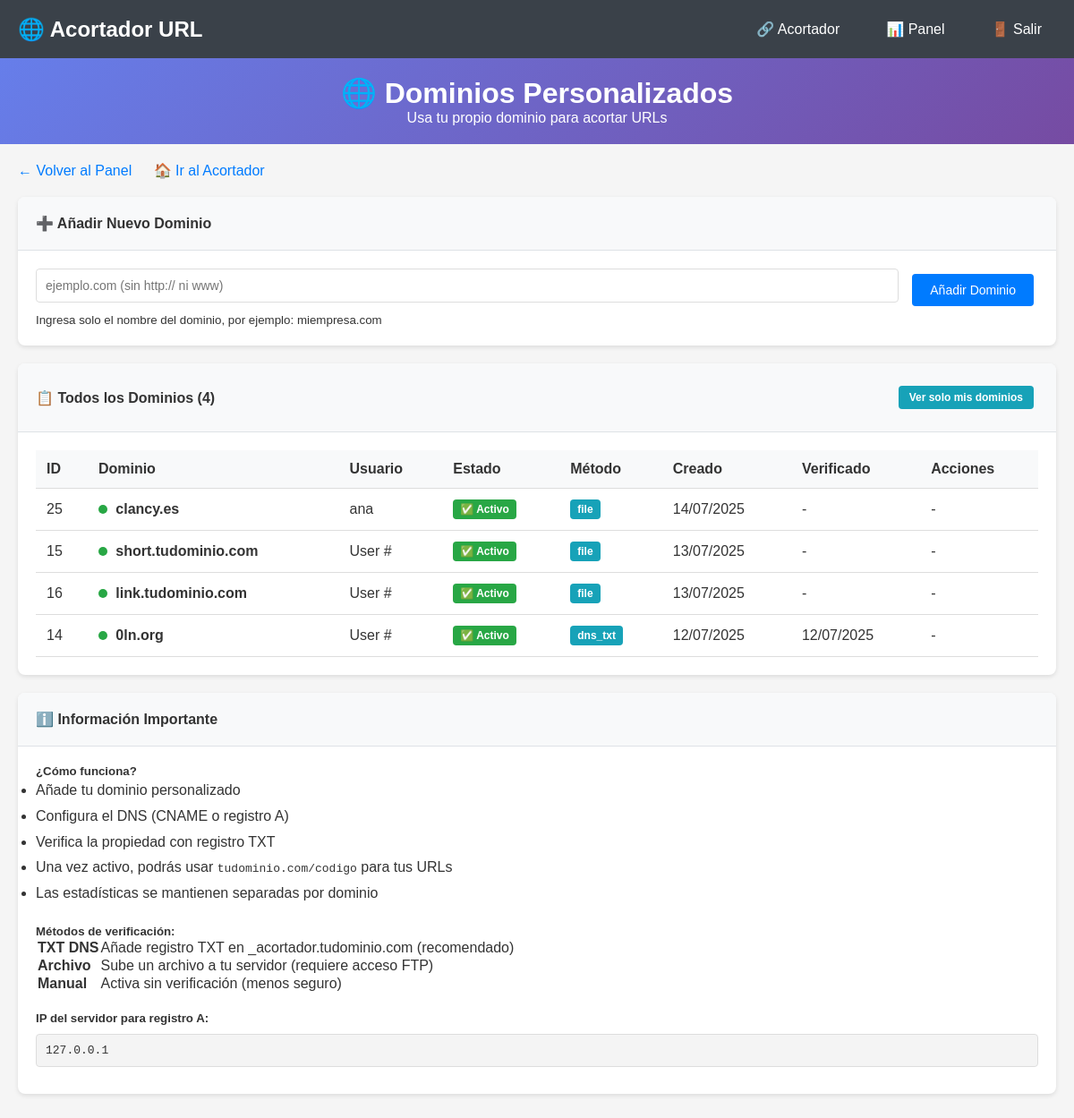
The page /admin/dominios.php?show_all=1 (signed in) on the database its author committed.
### tables this page shows
CREATE TABLE `custom_domains` (
  `id` int NOT NULL,
  `user_id` int DEFAULT NULL,
  `domain` varchar(255) NOT NULL,
  `status` enum('pending','active','inactive') DEFAULT 'pending',
  `verification_token` varchar(64) DEFAULT NULL,
  `verified_at` timestamp NULL DEFAULT NULL,
  `created_at` timestamp NULL DEFAULT CURRENT_TIMESTAMP,
  `updated_at` timestamp NULL DEFAULT CURRENT_TIMESTAMP ON UPDATE CURRENT_TIMESTAMP,
  `ssl_enabled` tinyint(1) DEFAULT '0',
  `verification_method` varchar(50) DEFAULT NULL
);

CREATE TABLE `users` (
  `id` int NOT NULL,
  `username` varchar(50) NOT NULL,
  `email` varchar(100) NOT NULL,
  `password` varchar(255) NOT NULL,
  `full_name` varchar(100) NOT NULL,
  `status` enum('active','banned','pending') DEFAULT 'active',
  `role` enum('user','admin') DEFAULT 'user',
  `created_at` timestamp NULL DEFAULT CURRENT_TIMESTAMP,
  `updated_at` timestamp NULL DEFAULT CURRENT_TIMESTAMP ON UPDATE CURRENT_TIMESTAMP,
  `last_login` timestamp NULL DEFAULT NULL,
  `email_verified` tinyint(1) DEFAULT '0',
  `verification_token` varchar(255) DEFAULT NULL,
  `password_reset_token` varchar(255) DEFAULT NULL,
  `password_reset_expires` timestamp NULL DEFAULT NULL,
  `banned_reason` text,
  `banned_at` timestamp NULL DEFAULT NULL,
  `banned_by` int DEFAULT NULL,
  `failed_login_attempts` int DEFAULT '0',
  `locked_until` timestamp NULL DEFAULT NULL,
  `is_active` tinyint(1) DEFAULT '1'
);

### admin/dominios.php (the view, shortened to what this page needs)
<?php
$user_id = $_SESSION['user_id'];
$is_admin = ($_SESSION['role'] === 'admin');
try {
    $db = new PDO("mysql:host=" . DB_HOST . ";dbname=" . DB_NAME, DB_USER, DB_PASS);
    $db->setAttribute(PDO::ATTR_ERRMODE, PDO::ERRMODE_EXCEPTION);
} catch(PDOException $e) {
    die("Error de conexión: " . $e->getMessage());
}
$showing_all = false;
if ($is_admin && isset($_GET['show_all'])) {
    $stmt = $db->query("
        SELECT cd.*, u.username
        FROM custom_domains cd
        LEFT JOIN users u ON cd.user_id = u.id
        ORDER BY cd.created_at DESC
    ");
    $showing_all = true;
} else {
    $stmt = $db->prepare("SELECT * FROM custom_domains WHERE user_id = ? ORDER BY created_at DESC");
    $stmt->execute([$user_id]);
}
$domains = $stmt->fetchAll();
?>
<!DOCTYPE html>
<html lang="es">
<head>
</head>
<body>
    <div class="simple-menu">
        <div class="simple-menu-container">
            <div class="menu-title">
                🌐 Acortador URL
            </div>
            <div class="menu-links">
                <a href="../">🔗 Acortador</a>
                <a href="panel_simple.php">📊 Panel</a>
                <a href="logout.php">🚪 Salir</a>
            </div>
        </div>
    </div>
    <div class="header">
        <h1>🌐 Dominios Personalizados</h1>
        <p>Usa tu propio dominio para acortar URLs</p>
    </div>
    <div class="container">
        <div class="back-links">
            <a href="panel_simple.php">← Volver al Panel</a>
            <a href="../">🏠 Ir al Acortador</a>
        </div>
        <div class="card">
            <div class="card-header">
                ➕ Añadir Nuevo Dominio
            </div>
            <div class="card-body">
                <form method="POST" class="form-inline">
                    <input type="text" name="domain" class="form-control" style="flex: 1;"
                           placeholder="ejemplo.com (sin http:// ni www)" required>
                    <button type="submit" class="btn btn-primary">
                        <i class="bi bi-plus-circle"></i> Añadir Dominio
                    </button>
                </form>
                <small class="text-muted">Ingresa solo el nombre del dominio, por ejemplo: miempresa.com</small>
            </div>
        </div>
        <div class="card">
            <div class="card-header">
                <div>
                    📋 <?php echo $showing_all ? 'Todos los Dominios' : 'Mis Dominios'; ?> (<?php echo count($domains); ?>)
                </div>
                <?php if ($is_admin): ?>
                    <div class="view-toggle">
                        <?php if ($showing_all): ?>
                            <a href="?" class="btn btn-sm btn-info">Ver solo mis dominios</a>
                        <?php else: ?>
                            <a href="?show_all=1" class="btn btn-sm btn-info">Ver todos los dominios</a>
                        <?php endif; ?>
                    </div>
                <?php endif; ?>
            </div>
            <div class="card-body">
                <?php if (empty($domains)): ?>
                    <p style="text-align: center; color: #666; padding: 40px;">
                        <?php echo $showing_all ? 'No hay dominios configurados en el sistema.' : 'No tienes dominios personalizados configurados.'; ?>
                    </p>
                    <div class="alert-help">
                        <h5>🚀 ¿Cómo empezar?</h5>
                        <ol>
                            <li>Añade tu dominio usando el formulario de arriba</li>
                            <li>Configura el DNS de tu dominio para que apunte a nuestro servidor</li>
                            <li>Añade el registro TXT para verificar la propiedad</li>
                            <li>¡Listo! Ya puedes crear URLs con tu dominio</li>
                        </ol>
                    </div>
                <?php else: ?>
                    <div style="overflow-x: auto;">
                        <table class="domain-table">
                            <thead>
                                <tr>
                                    <th>ID</th>
                                    <th>Dominio</th>
                                    <?php if ($is_admin && $showing_all): ?>
                                    <th>Usuario</th>
                                    <?php endif; ?>
                                    <th>Estado</th>
                                    <th>Método</th>
                                    <th>Creado</th>
                                    <th>Verificado</th>
                                    <th>Acciones</th>
                                </tr>
                            </thead>
                            <tbody>
                                <?php foreach ($domains as $domain): ?>
                                <?php
                                $is_my_domain = ($domain['user_id'] == $user_id);
                                ?>
                                <tr id="domain-<?php echo $domain['id']; ?>">
                                    <td><?php echo $domain['id']; ?></td>
                                    <td>
                                        <strong>
                                            <span class="status-indicator status-<?php echo $domain['status']; ?>"></span>
                                            <?php echo htmlspecialchars($domain['domain']); ?>
                                        </strong>
                                    </td>
                                    <?php if ($is_admin && $showing_all): ?>
                                    <td>
                                        <?php echo htmlspecialchars($domain['username'] ?? 'User #' . $domain['user_id']); ?>
                                    </td>
                                    <?php endif; ?>
                                    <td>
                                        <?php if ($domain['status'] === 'active'): ?>
                                            <span class="badge badge-success">✅ Activo</span>
                                        <?php elseif ($domain['status'] === 'pending'): ?>
                                            <span class="badge badge-warning">⏳ Pendiente</span>
                                        <?php else: ?>
                                            <span class="badge badge-danger">❌ Inactivo</span>
                                        <?php endif; ?>
                                    </td>
                                    <td>
                                        <span class="badge badge-info">
                                            <?php echo $domain['verification_method'] ?? 'file'; ?>
                                        </span>
                                    </td>
                                    <td><?php echo date('d/m/Y', strtotime($domain['created_at'])); ?></td>
                                    <td>
                                        <?php echo $domain['verified_at'] ? date('d/m/Y', strtotime($domain['verified_at'])) : '-'; ?>
                                    </td>
                                    <td>
                                        <?php if ($is_my_domain): ?>
                                            <?php if ($domain['status'] === 'pending'): ?>
                                                <button onclick="toggleInstructions(<?php echo $domain['id']; ?>)"
                                                        class="btn btn-sm btn-info">
                                                    📋 Instrucciones
                                                </button>
                                                <button onclick="verificarDominio(<?php echo $domain['id']; ?>)"
                                                        class="btn btn-sm btn-success"
                                                        id="verify-btn-<?php echo $domain['id']; ?>">
                                                    🔍 Verificar
                                                </button>
                                                <form method="POST" style="display: inline;">
                                                    <input type="hidden" name="verify_manual" value="1">
                                                    <input type="hidden" name="domain_id" value="<?php echo $domain['id']; ?>">
                                                    <button type="submit" class="btn btn-sm btn-warning"
                                                            title="Activar sin verificación">
                                                        ⚡ Activar
                                                    </button>
                                                </form>
                                            <?php elseif ($domain['status'] === 'inactive'): ?>
                                                <form method="POST" style="display: inline;">
                                                    <input type="hidden" name="reactivate_domain" value="1">
                                                    <input type="hidden" name="domain_id" value="<?php echo $domain['id']; ?>">
                                                    <button type="submit" class="btn btn-sm btn-warning"
                                                            title="Reactivar dominio">
                                                        🔄 Reactivar
                                                    </button>
                                                </form>
                                            <?php else: ?>
                                                <a href="http://<?php echo $domain['domain']; ?>"
                                                   target="_blank"
                                                   class="btn btn-sm btn-success">
                                                    🌐 Visitar
                                                </a>
                                            <?php endif; ?>
                                            <form method="POST" style="display: inline;"
                                                  onsubmit="return confirm('¿Estás seguro de eliminar el dominio <?php echo htmlspecialchars($domain['domain']); ?>?\n\nEsta acción no se puede deshacer.');">
                                                <input type="hidden" name="delete_domain" value="1">
                                                <input type="hidden" name="domain_id" value="<?php echo $domain['id']; ?>">
                                                <button type="submit" class="btn btn-sm btn-danger"
                                                        title="Eliminar dominio">
                                                    🗑️
                                                </button>
                                            </form>
                                        <?php else: ?>
                                            <span class="text-muted">-</span>
                                        <?php endif; ?>
                                    </td>
                                </tr>
                                <?php endforeach; ?>
                            </tbody>
                        </table>
                    </div>
                <?php endif; ?>
            </div>
        </div>
        <div class="card">
            <div class="card-header">
                ℹ️ Información Importante
            </div>
            <div class="card-body">
                <h5>¿Cómo funciona?</h5>
                <ul style="line-height: 1.8;">
                    <li>Añade tu dominio personalizado</li>
                    <li>Configura el DNS (CNAME o registro A)</li>
                    <li>Verifica la propiedad con registro TXT</li>
                    <li>Una vez activo, podrás usar <code>tudominio.com/codigo</code> para tus URLs</li>
                    <li>Las estadísticas se mantienen separadas por dominio</li>
                </ul>
                <h5 style="margin-top: 20px;">Métodos de verificación:</h5>
                <table class="table table-sm">
                    <tr>
                        <td><strong>TXT DNS</strong></td>
                        <td>Añade registro TXT en _acortador.tudominio.com (recomendado)</td>
                    </tr>
                    <tr>
                        <td><strong>Archivo</strong></td>
                        <td>Sube un archivo a tu servidor (requiere acceso FTP)</td>
                    </tr>
                    <tr>
                        <td><strong>Manual</strong></td>
                        <td>Activa sin verificación (menos seguro)</td>
                    </tr>
                </table>
                <h5 style="margin-top: 20px;">IP del servidor para registro A:</h5>
                <div class="code">
                    <?php echo $_SERVER['SERVER_ADDR'] ?? gethostbyname($_SERVER['SERVER_NAME']) ?? 'Consulta con tu proveedor de hosting'; ?>
                </div>
            </div>
        </div>
    </div>
</body>
</html>

### rows shown on the page
custom_domains: id "25", domain "clancy.es", user.username "ana", status "✅ Activo", verification_method "file", created_at "14/07/2025"
custom_domains: id "15", domain "short.tudominio.com", username "User #", status "✅ Activo", verification_method "file", created_at "13/07/2025"
custom_domains: id "16", domain "link.tudominio.com", username "User #", status "✅ Activo", verification_method "file", created_at "13/07/2025"
custom_domains: id "14", domain "0ln.org", username "User #", status "✅ Activo", verification_method "dns_txt", created_at "12/07/2025", verified_at "12/07/2025"

### other values the page prints
count($domains) "4"
$_SERVER['SERVER_ADDR'] "127.0.0.1"
